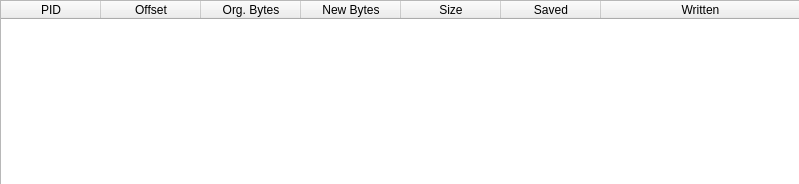
<?xml version="1.0" encoding="UTF-8"?>
<ui version="4.0">
 <class>qtDLGPatchManagerClass</class>
 <widget class="QWidget" name="qtDLGPatchManagerClass">
  <property name="geometry">
   <rect>
    <x>0</x>
    <y>0</y>
    <width>799</width>
    <height>184</height>
   </rect>
  </property>
  <property name="windowTitle">
   <string>[ uintDebugger ] - PatchManager</string>
  </property>
  <widget class="QWidget" name="verticalLayoutWidget">
   <property name="geometry">
    <rect>
     <x>0</x>
     <y>0</y>
     <width>801</width>
     <height>460</height>
    </rect>
   </property>
   <layout class="QVBoxLayout" name="verticalLayout">
    <item>
     <widget class="QTableWidget" name="tblPatches">
      <property name="contextMenuPolicy">
       <enum>Qt::CustomContextMenu</enum>
      </property>
      <property name="editTriggers">
       <set>QAbstractItemView::NoEditTriggers</set>
      </property>
      <property name="selectionBehavior">
       <enum>QAbstractItemView::SelectRows</enum>
      </property>
      <attribute name="horizontalHeaderStretchLastSection">
       <bool>true</bool>
      </attribute>
      <attribute name="verticalHeaderVisible">
       <bool>false</bool>
      </attribute>
      <attribute name="verticalHeaderDefaultSectionSize">
       <number>15</number>
      </attribute>
      <attribute name="verticalHeaderMinimumSectionSize">
       <number>15</number>
      </attribute>
      <column>
       <property name="text">
        <string>PID</string>
       </property>
      </column>
      <column>
       <property name="text">
        <string>Offset</string>
       </property>
      </column>
      <column>
       <property name="text">
        <string>Org. Bytes</string>
       </property>
      </column>
      <column>
       <property name="text">
        <string>New Bytes</string>
       </property>
      </column>
      <column>
       <property name="text">
        <string>Size</string>
       </property>
      </column>
      <column>
       <property name="text">
        <string>Saved</string>
       </property>
      </column>
      <column>
       <property name="text">
        <string>Written</string>
       </property>
      </column>
     </widget>
    </item>
   </layout>
  </widget>
 </widget>
 <resources/>
 <connections/>
</ui>
